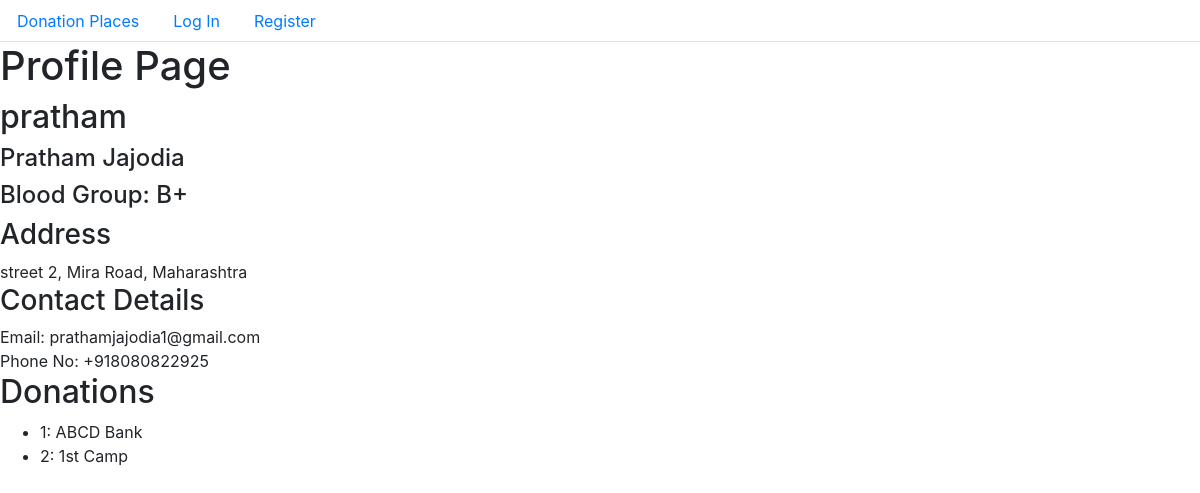
The app's page /profile/pratham, older data.
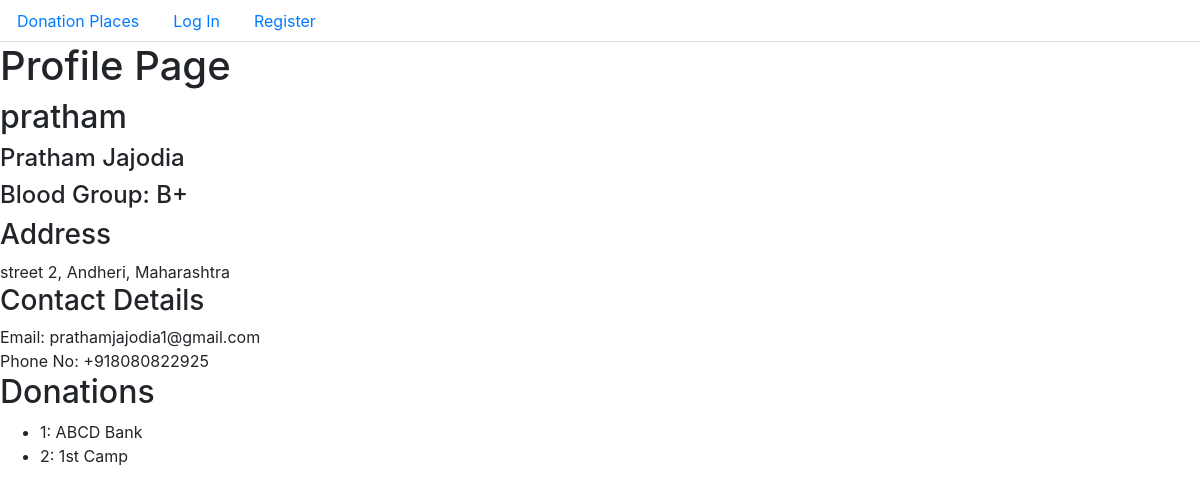
The same page, newer data.
### donate/models.py (models this page shows, shortened)
class User(AbstractUser):
    is_hospital = models.BooleanField(default = False)
    street = models.CharField (max_length=64)
    city = models.CharField (max_length=64)
    state = models.CharField (max_length=64)
    phone_no = PhoneNumberField(unique=True)
    blood_type = models.CharField(choices=unit_choices, max_length=64, blank=True)
    requests = models.ManyToManyField("User", blank=True, through="BloodRequest")

### donate/views.py (the view)
# urls.py: path("profile/<str:name>", views.profile, name="profile"),
def profile(request, name):
    user = User.objects.get(username=name)
    donations = user.donations.all()
    return render(request, "donate/profile.html", {
        "donations": donations,
        "user1": user
    })

### donate/models.py (called while the page is built)
    def __str__(self):
        return f"{self.id}: {self.name}"

### donate/templates/donate/profile.html (shortened to what this page needs)
{% extends "donate/layout.html" %}
{% load static %}
{% block body %}
    <h1>Profile Page</h1>
    <h2>{{ user1.username }}</h2>
    {% if user1.is_hospital == True %}
        Hospital Details Kuch daal denge
    {% else %}
        <h4>{{ user1.first_name }} {{ user1.last_name }}</h3>
        <h4>Blood Group: {{ user1.blood_type }}</h4>
    {% endif %}
    <h3>Address</h3>
    {{ user1.street }}, {{ user1.city }}, {{ user1.state }}
    <h3>Contact Details</h3>
    Email: {{ user1.email }}<br>
    Phone No: {{ user1.phone_no }}
    {% if user1.is_hospital == False %}
        <h2>Donations</h2>
        <ul>
            {% for donation in donations %}
                <li>{{ donation }}</li>
            {% endfor %}
        </ul>
    {% endif %}
{% endblock %}

Row changes from the older to the newer data that the page shows:
changed User "pratham": city "Mira Road" → "Andheri"
